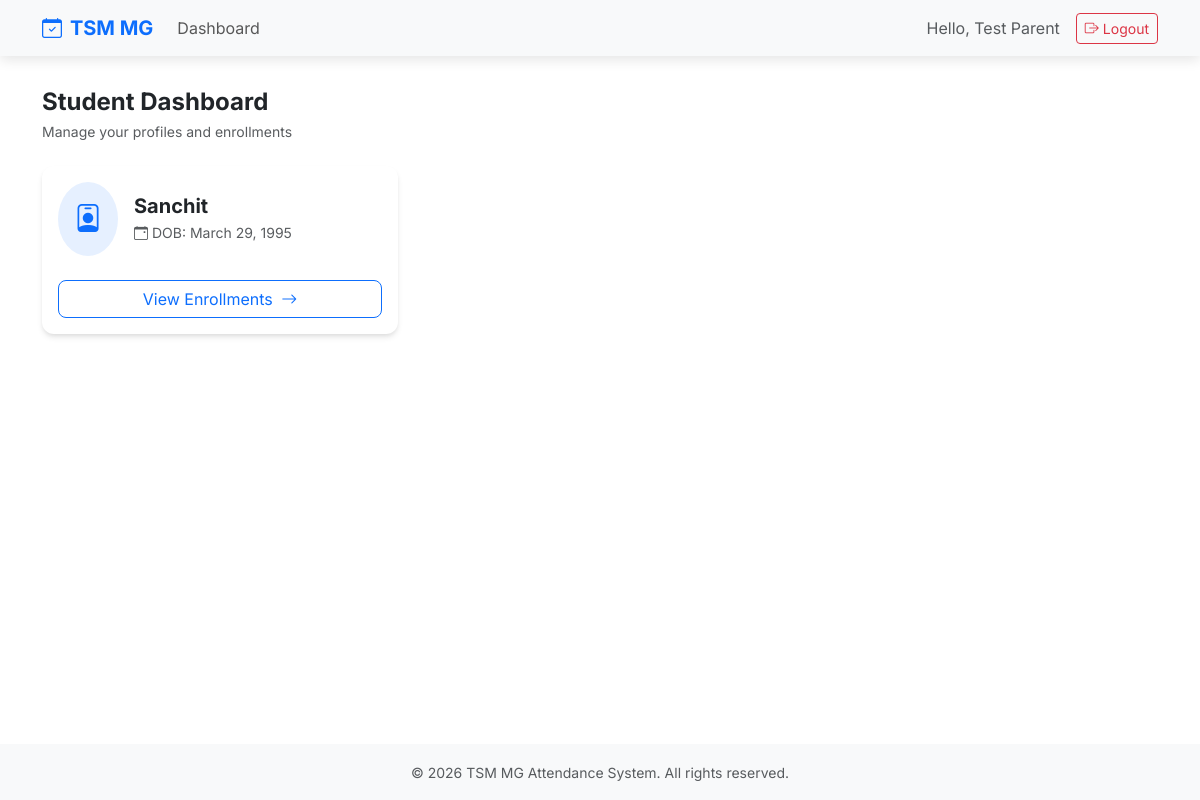
The app's page /students/ (signed in) with its own data.
### accounts/models.py (models this page shows, shortened)
class User(AbstractBaseUser, PermissionsMixin):
    phone = models.CharField(max_length=20, unique=True)
    name = models.CharField(max_length=100, blank=True)
    role = models.CharField(
        max_length=20, choices=UserRole.choices, default=UserRole.STUDENT
    )
    is_active = models.BooleanField(default=True)
    is_staff = models.BooleanField(default=False)
    objects = UserManager()
    USERNAME_FIELD = "phone"

### students/models.py (models this page shows, shortened)
class Student(models.Model):
    name = models.CharField(
        max_length=255,
    )
    date_of_birth = models.DateField()
    user = models.ForeignKey(
        "accounts.User",
        on_delete=models.CASCADE,
        related_name="students",
    )

### students/views.py (the view)
# urls.py: path("", views.dashboard, name="dashboard"),
@user_passes_test(is_student)
def dashboard(request):
    context = {}
    students = Student.objects.filter(user=request.user)
    context["students"] = students
    return render(request, "students/dashboard.html", context)

### students/views.py (called while the page is built)
def is_student(user):
    return user.is_authenticated and user.role == "STUDENT"

### students/templates/students/dashboard.html (shortened to what this page needs)
{% extends "base.html" %}
{% block content %}
{% if user.is_authenticated %}
<div class="row mb-3 mb-md-4 text-center text-md-start">
  <div class="col-12">
    <h2 class="fw-bold mb-1 fs-4 fs-md-2">Student Dashboard</h2>
    <p class="text-muted mb-0 small small-md-auto">Manage your profiles and enrollments</p>
  </div>
</div>
<div class="row">
  {% for student in students %}
  <div class="col-md-6 col-lg-4 mb-4">
    <div class="card h-100">
      <div class="card-body">
        <div class="d-flex align-items-center mb-3">
          <div class="bg-primary bg-opacity-10 p-3 rounded-circle me-3">
            <i class="bi bi-person-badge fs-3 text-primary"></i>
          </div>
          <div>
            <h5 class="card-title fw-bold mb-1">{{ student.name }}</h5>
            <p class="card-text text-muted small mb-0">
              <i class="bi bi-calendar-event me-1"></i>DOB: {{ student.date_of_birth }}
            </p>
          </div>
        </div>
        <div class="d-grid mt-4">
          <a href="{% url 'student_enrollments' student.id %}" class="btn btn-outline-primary rounded-3">
            View Enrollments <i class="bi bi-arrow-right ms-1"></i>
          </a>
        </div>
      </div>
    </div>
  </div>
  {% endfor %}
</div>
{% endif %}
{% endblock %}

### templates/base.html (shortened to what this page needs)
<!DOCTYPE html>
<html lang="en" data-bs-theme="light">
  <head>
    <link
      href="https://cdn.jsdelivr.net/npm/bootstrap@5.3.3/dist/css/bootstrap.min.css"
      rel="stylesheet"
    />
    <link rel="stylesheet" href="https://cdn.jsdelivr.net/npm/bootstrap-icons@1.11.3/font/bootstrap-icons.min.css">
  </head>
  <body>
    <nav class="navbar navbar-expand-lg bg-body-tertiary sticky-top">
      <div class="container">
        <a class="navbar-brand fw-bold text-primary" href="/">
          <i class="bi bi-calendar-check me-2"></i>TSM MG
        </a>
        <div class="collapse navbar-collapse" id="navbarNav">
          <ul class="navbar-nav me-auto">
            {% if user.is_authenticated %}
            <li class="nav-item">
              <a class="nav-link" href="/">Dashboard</a>
            </li>
            {% endif %}
          </ul>
          <div class="d-flex align-items-center">
            {% if user.is_authenticated %}
              <span class="me-3 text-muted">Hello, {{ user.name|default:user.phone }}</span>
              <form action="{% url 'logout' %}" method="post" class="d-inline">
                <button type="submit" class="btn btn-outline-danger btn-sm">
                  <i class="bi bi-box-arrow-right me-1"></i>Logout
                </button>
              </form>
            {% else %}
              <a href="{% url 'login' %}" class="btn btn-primary btn-sm">
                <i class="bi bi-box-arrow-in-right me-1"></i>Login
              </a>
            {% endif %}
          </div>
        </div>
      </div>
    </nav>
    <main class="container">
      {% block content %}
      {% endblock %}
    </main>
    <footer class="bg-body-tertiary py-3 mt-auto">
      <div class="container text-center text-muted">
        <small>&copy; {% now "Y" %} TSM MG Attendance System. All rights reserved.</small>
      </div>
    </footer>
  </body>
</html>

### templates/base.html (style rules this page uses)
body { font-family: 'Inter', sans-serif; background-color: var(--bs-body-bg); display: flex; flex-direction: column; min-height: 100vh; }
.navbar { box-shadow: 0 4px 12px rgba(0,0,0,0.1); }
main { flex: 1; padding-top: 2rem; padding-bottom: 2rem; }
.card { border: none; box-shadow: 0 4px 6px -1px rgba(0, 0, 0, 0.1), 0 2px 4px -1px rgba(0, 0, 0, 0.06); transition: transform 0.2s ease-in-out, box-shadow 0.2s ease-in-out; border-radius: 12px; }

### records on screen
User: name "Test Parent"
Student: name "Sanchit", date_of_birth "March 29, 1995"
